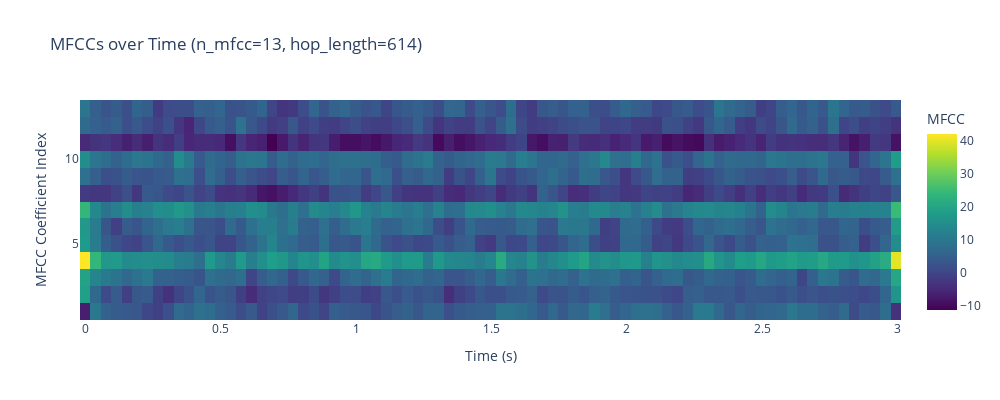

This figure's notebook cell:
### Code cell
# ============================================================================
# SECTION 6: MFCCs (Mel-Frequency Cepstral Coefficients)
# ============================================================================
# Why: MFCCs are compact, perceptually-motivated features widely used in
#      speech and audio ML. They summarize spectral shape on a mel-scale and
#      capture timbral characteristics useful for classification and recognition.
# What: Compute a small set of MFCC coefficients per frame and visualize them
#       as an interactive heatmap over time using Plotly.
# Key params:
#   - n_mfcc: number of cepstral coefficients to keep (commonly 13 for speech)
#   - hop_length: frame hop in samples (controls time resolution)
#   - n_fft / n_mels: used internally by MFCC computation via the mel-spectrogram
#Additional Context:
#   - MFCC is calculated by taking the DCT (Discrete Cosine Transform) of the
#     log-mel-spectrogram. This decorrelates the mel bands and compacts
#     information into a few coefficients.
#   - After DCT (Discrete Cosine Transform), covers F1,F2,F3
#       - MFCC 0 to 2   : Overall energy and coarse slope
#       - MFCC 3 to 12  : Formant structure and vowel identity
#       - MFCC above 13 : Fine spectral detail like pitch harmonics, noise texture, mic artifacts
# ============================================================================

# Compute MFCCs (shape: n_mfcc × n_frames)
# We reuse `hop_length` defined earlier to keep time alignment consistent.
n_mfcc = 13
mfccs = librosa.feature.mfcc(y=noisy_audio, sr=sample_rate, n_mfcc=n_mfcc, hop_length=hop_length)

# Convert frame indices to time (seconds) for the x-axis
t_mfcc = librosa.frames_to_time(np.arange(mfccs.shape[1]), sr=sample_rate, hop_length=hop_length)

# --- Interactive Plotly Heatmap for MFCCs ---
# x: time (s), y: MFCC coefficient index (1..n_mfcc), z: coefficient value
fig = go.Figure(data=go.Heatmap(
    x=t_mfcc,
    y=np.arange(1, mfccs.shape[0] + 1),
    z=mfccs,
    colorscale='Viridis',
    colorbar=dict(title='MFCC')
))

fig.update_layout(
    title=f'MFCCs over Time (n_mfcc={n_mfcc}, hop_length={hop_length})',
    xaxis_title='Time (s)',
    yaxis_title='MFCC Coefficient Index',
    width=1000,
    height=400,
)

fig.show()

# Sanity output
print(f"MFCCs shape: {mfccs.shape}  → {mfccs.shape[0]} coeffs × {mfccs.shape[1]} frames")
print(f"Time range: {t_mfcc[0]:.3f}s → {t_mfcc[-1]:.3f}s, hop_length={hop_length} samples")

### Figure 1 — Plotly figure (JSON) as saved in the notebook; plotly's stock layout.template omitted (floating-point values rounded to 4 significant figures; data arrays with more than 128 entries replaced by an {"elided": "..."} marker saying what was removed)
{"data": [{"colorbar": {"title": {"text": "MFCC"}}, "colorscale": [[0, "#440154"], [0.1111, "#482878"], [0.2222, "#3e4989"], [0.3333, "#31688e"], [0.4444, "#26828e"], [0.5556, "#1f9e89"], [0.6667, "#35b779"], [0.7778, "#6ece58"], [0.8889, "#b5de2b"], [1, "#fde725"]], "type": "heatmap", "x": [0.0, 0.03837, 0.07675, 0.1151, 0.1535, 0.1919, 0.2303, 0.2686, 0.307, 0.3454, 0.3837, 0.4221, 0.4605, 0.4989, 0.5373, 0.5756, 0.614, 0.6524, 0.6907, 0.7291, 0.7675, 0.8059, 0.8442, 0.8826, 0.921, 0.9594, 0.9978, 1.036, 1.075, 1.113, 1.151, 1.19, 1.228, 1.266, 1.305, 1.343, 1.381, 1.42, 1.458, 1.497, 1.535, 1.573, 1.612, 1.65, 1.688, 1.727, 1.765, 1.804, 1.842, 1.88, 1.919, 1.957, 1.996, 2.034, 2.072, 2.111, 2.149, 2.187, 2.226, 2.264, 2.303, 2.341, 2.379, 2.418, 2.456, 2.494, 2.533, 2.571, 2.61, 2.648, 2.686, 2.725, 2.763, 2.801, 2.84, 2.878, 2.917, 2.955, 2.993], "y": [1, 2, 3, 4, 5, 6, 7, 8, 9, 10, 11, 12, 13], "z": {"elided": "13x79 float values"}}], "layout": {"height": 400, "title": {"text": "MFCCs over Time (n_mfcc=13, hop_length=614)"}, "width": 1000, "xaxis": {"title": {"text": "Time (s)"}}, "yaxis": {"title": {"text": "MFCC Coefficient Index"}}}}
